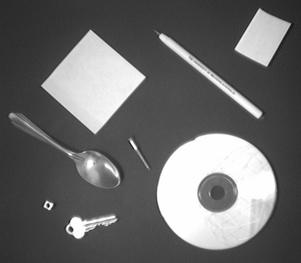
%> input picture archived/edgedetect/shapessm.jpg, 301 x 263 px
$ octave edgedetect_scratchpad2.m   (GNU Octave 9; MATLAB toolbox functions it lacks are replaced by stand-ins)
%> lines starting %> are read from the running program, lines starting %| are printed output that depends on the picture; in (x1, y1, x2, y2) boxes, pixels count from 0 and x2, y2 are one past the last pixel; in counts of white or black regions, pixels touching at a corner belong together; the program's own positions count from 1
clear all;
close all;

im = imread('shapessm.jpg');
%> im is the input picture: size 263x301 uint8; min 14, max 255, mean 106.3
I1 = im;
% figure(1); imshow(I1); title('Original image'); pause(0.5);


I2 = edge(I1, 'canny');
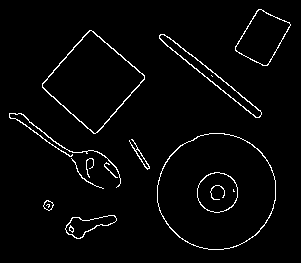
%> I2: size 263x301 logical; 2.8% white in thin lines or dots, all inside (x1, y1, x2, y2) = (9, 9, 291, 250)
I2 = bwareaopen(I2, 20);
% figure(2); imshow(I2); title('Edge output'); pause(0.5);

I2 = imfill(I2, 'holes');
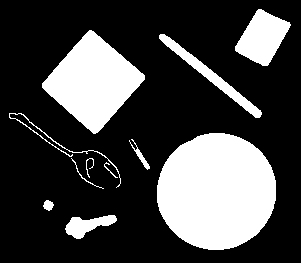
%> I2: size 263x301 logical; 26.5% white; 11 white regions, largest, box (x1, y1, x2, y2) and area: (157, 133, 276, 250) 10946, (42, 30, 145, 134) 5742, (235, 9, 291, 66) 1855
% figure(2); imshow(I2); title('Imfill output'); pause(0.5);

dilationFactor = 5;
se90 = strel('line', dilationFactor, 90);
se0 = strel('line', dilationFactor, 0);
I3 = imdilate(I2, [se90 se0]);
%> I3: size 263x301 logical; 33.2% white; 8 white regions, largest, box (x1, y1, x2, y2) and area: (155, 131, 278, 252) 11906, (40, 28, 147, 136) 6586, (233, 7, 293, 68) 2323
% figure(3); imshow(I3); title('Imdilate output'); pause(0.5);

I3 = imfill(I3, 'holes');
I3 = bwareaopen(I3, 400);
%> I3: size 263x301 logical; 32.7% white; 6 white regions, box (x1, y1, x2, y2) and area: (155, 131, 278, 252) 11906, (40, 28, 147, 136) 6586, (233, 7, 293, 68) 2323, (7, 111, 123, 191) 2139, (157, 32, 264, 120) 1915, (63, 213, 119, 241) 978
% figure(3); imshow(I3); title('Imdilate imfill output'); pause(0.5);

seD = strel('diamond',1);
I3 = imerode(I3, seD);
%> I3: size 263x301 logical; 30.8% white; 6 white regions, box (x1, y1, x2, y2) and area: (156, 132, 277, 251) 11558, (41, 29, 146, 135) 6346, (234, 8, 292, 67) 2160, (8, 112, 122, 190) 1782, (158, 33, 263, 119) 1688, (64, 214, 118, 240) 848
I3 = imerode(I3, seD);
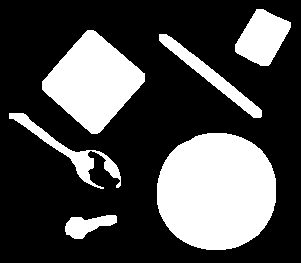
%> I3: size 263x301 logical; 29% white; 6 white regions
% figure(3); imshow(I3); title('Imerode output'); pause(0.5);

cc = bwconncomp(I3);
%> cc = 6 connected components
labeled = labelmatrix(cc);
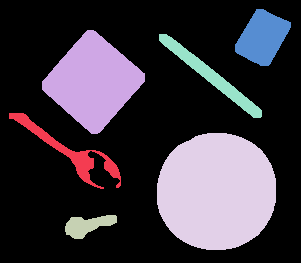
%> labeled: size 263x301 uint8; 7 distinct labels, from 0 to 6; one colour per label, 0 black
imshow(label2rgb(labeled));
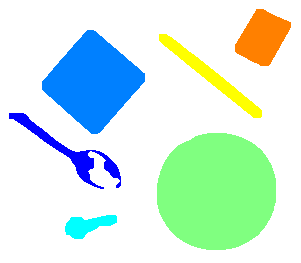
%> displayed picture: size 263x301x3, on the screen's scale of 0 to 255; mean R, G, B 210.4, 237.4, 225.8

regions = regionprops(I3);
%> regions = 6 regions; box (x1, y1, x2, y2), Area and Centroid: (157, 133, 276, 250) 11214 [217.2 192.1], (42, 30, 145, 134) 6110 [93.7 82.4], (235, 9, 291, 66) 2002 [263.1 38.2], (159, 34, 262, 118) 1466 [211.5 76.6], (9, 113, 121, 189) 1434 [71 152.6], (65, 215, 117, 239) 722 [88 225.9]
% [5 lines of commented-out code are left out]

i = 2;
obj = ismember(labeled, i) > 0;
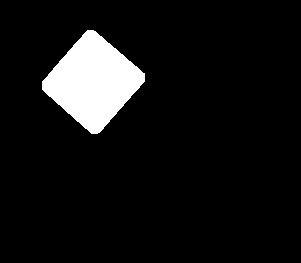
%> obj: size 263x301 logical; 7.7% white; 1 white region, box (x1, y1, x2, y2) and area: (42, 30, 145, 134) 6110

obj_x = floor(regions(i).BoundingBox(1));
%> obj_x = 42
obj_y = floor(regions(i).BoundingBox(2));
%> obj_y = 30
obj_width = regions(i).BoundingBox(3);
%> obj_width = 103
obj_height = regions(i).BoundingBox(4);
%> obj_height = 104
obj_centroid = regions(i).Centroid;
%> obj_centroid = [93.67 82.4]

%obj = I3(obj_y-5:obj_y+obj_height+5, obj_x-5:obj_x+obj_width+5);
imshow(obj);

Boundary = bwboundaries(obj);
%> Boundary = 1 boundary; box (x1, y1, x2, y2) and points: (42, 30, 145, 134) 233
Boundary = cell2mat(Boundary);
%> Boundary = 233 rows, first 12: [82 43; 81 44; 80 45; 79 46; 78 47; 77 48; 76 49; 75 49; 74 50; 73 51; 72 52; 71 53]

x = Boundary(:,2);
%> x = 233 values, max 145 at index 109, min 43 at index 1, mean 93.72
y = Boundary(:,1);
%> y = 233 values, max 134 at index 170, min 31 at index 52, mean 82.35

xCenter = obj_centroid(1);
%> xCenter = 93.67
yCenter = obj_centroid(2);
%> yCenter = 82.4


distances = sqrt((x - xCenter).^2 + (y - yCenter).^2);
%> distances = 233 values, max 52.01 at index 109, min 37.82 at index 140, mean 44.35


angles = zeros(size(x));
for k = 1 : length(x)

	% Calculate the angle of that line
	angles(k) = atand((y(k)-yCenter) / (x(k)-xCenter));
	% Convert to 0-360
	if y(k) >= yCenter && x(k) >= xCenter
		quadrant = 1;
	elseif y(k) >= yCenter && x(k) <= xCenter
		angles(k) = 180 + angles(k);
		quadrant = 2;
	elseif y(k) <= yCenter && x(k) < xCenter
		angles(k) = 180 + angles(k);
		quadrant = 3;
	elseif y(k) <= yCenter && x(k) >= xCenter
		angles(k) = 360 + angles(k);
		quadrant = 4;
	end
end
%> this loop made 233 passes
%> quadrant on passes 1 to 12: 3, 3, 3, 3, 3, 3, 3, 3, 3, 3, 3, 3
%> after the loop, angles = 233 values, max 359.6 at index 117, min 0.682 at index 118, mean 183; quadrant = 3

plot(angles,distances, 'b-');
xlabel('angles');
ylabel('dist');
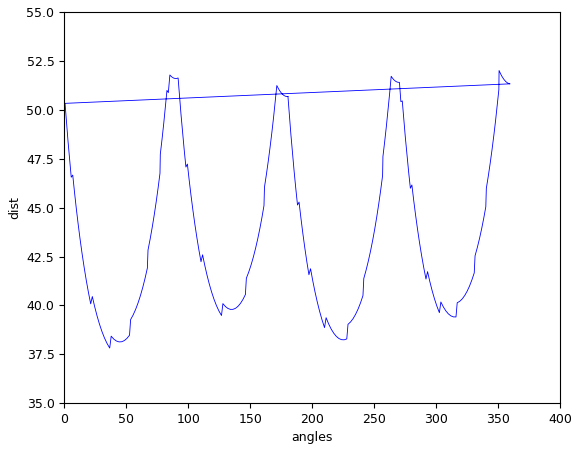
%> figure redrawn from the program's plot data

[angles, index] = sort(angles);
%> angles = 233 values from 0.682 to 359.6; index = 233 values, max 233 at index 117, min 1 at index 116, mean 117
distances = distances(index);
%> distances = 233 values, max 52.01 at index 225, min 37.82 at index 23, mean 44.35
plot(angles,distances, 'b-');
xlabel('angles');
ylabel('dist');


% [112 lines of commented-out code are left out]
